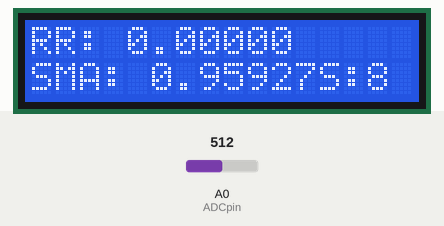
A sketch run on a simulated Arduino Uno, built with avr-gcc and run on an emulated ATmega328P. On the bench: 16×2 character LCD. The inputs (shaded band) are chosen by the test bench; at power-on: A0 (ADCpin) = 512. What the sketch prints to the serial monitor is not drawn.

Above: at 1.2 s.
1.3 s: A0 (ADCpin) set to 716
At 1.51 s:
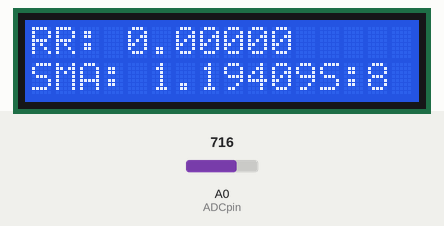
2.9 s: A0 (ADCpin) set to 900
At 3.14 s:
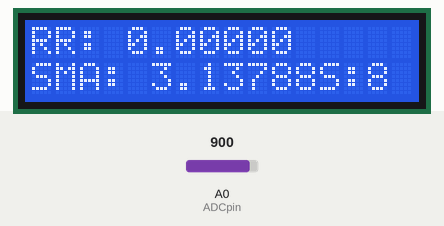
4.5 s: A0 (ADCpin) set to 1023
At 8.5 s:
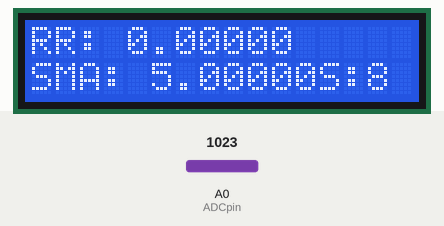
Timing chart, 0 to 10.0 s (numbered marks = the images above; inputs shaded):
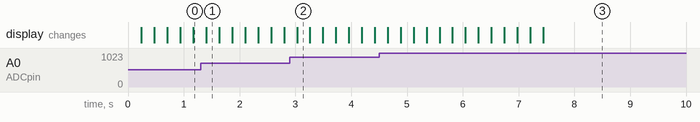

The sketch:

SMA.ino
```cpp
#include <TimeLib.h>
#include <LiquidCrystal.h>
unsigned long previousMillis = 0;        // will store last time ADC queried
int ADCpin = A0;
byte flag =0;

const byte numStamps = 5; //n
const byte averagePeriod = 5; //t

// constants won't change:
const int sampleRate = 120;
const int slowestPulse = 3;
const long interval = (1/(float)sampleRate) *1000;           // interval at which to blink (milliseconds)
const int windowSize=sampleRate*slowestPulse;

const byte dispInterval = 1000;           // interval at which to blink (milliseconds)
unsigned long dispMillis = 0;


float sampleWindow[windowSize]={0};
float RR=0;
float SMA=0;
time_t stamps[numStamps];

const int rs = 12, en = 11, d4 = 5, d5 = 4, d6 = 3, d7 = 2;
LiquidCrystal lcd(rs, en, d4, d5, d6, d7);

void setup() {
  // put your setup code here, to run once:
  Serial.begin(9600);
  lcd.begin(16, 2);
}

float calcSMA()
{
  float temp=0;
  for (int i=0;i<windowSize;i++)
  {
    temp+=sampleWindow[i];
  }
  SMA=temp/windowSize;
}

float appendWindow(float val)
{
  for (int i=0;i<windowSize-1;i++)
  {
    sampleWindow[i]=sampleWindow[i+1];
  }
  sampleWindow[windowSize-1]=val;

}

void detect(float val)
{
  if(val>SMA && flag==0)
  {
    flag=1;
    for (int i=0;i<numStamps-1;i++)
    {
      stamps[i]=stamps[i+1];
    }
    stamps[numStamps-1] = now();
  }

  if(val<SMA && flag==1)
  {
    flag=0;
  }

}
void updateRR()
{
  time_t cur = now();

  int count=0;

  for(int i=0; i<numStamps;i++)
  {
    if( (cur-stamps[i])<averagePeriod )
    {
      count++;
    }
  }
  RR=(count/averagePeriod)*(60/numStamps); //convert to BPM

}

void loop() {
  unsigned long currentMillis = millis();
   if (currentMillis - previousMillis >= interval) {
    previousMillis = currentMillis;
    int sensorValue = analogRead(A0);
    float voltage = sensorValue * (5.0 / 1023.0);
    appendWindow(voltage);
    calcSMA();

    Serial.println(SMA);
  }
   if (currentMillis - dispMillis >= dispInterval) {
    dispMillis = currentMillis;
    lcd.setCursor(0, 0);
    lcd.print(F("RR: "));
    lcd.print(RR,5);

    lcd.setCursor(0, 1);
    lcd.print(F("SMA: "));
    lcd.print(SMA,5);
    lcd.print(F("S:"));
    lcd.print(interval);

  }
  // put your main code here, to run repeatedly:

}
```
